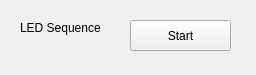
<?xml version="1.0" encoding="UTF-8"?>
<ui version="4.0">
 <class>MainWindow</class>
 <widget class="QMainWindow" name="MainWindow">
  <property name="geometry">
   <rect>
    <x>0</x>
    <y>0</y>
    <width>256</width>
    <height>75</height>
   </rect>
  </property>
  <property name="windowTitle">
   <string>MainWindow</string>
  </property>
  <widget class="QWidget" name="centralwidget">
   <widget class="QPushButton" name="startButton">
    <property name="geometry">
     <rect>
      <x>130</x>
      <y>20</y>
      <width>101</width>
      <height>31</height>
     </rect>
    </property>
    <property name="text">
     <string>Start</string>
    </property>
   </widget>
   <widget class="QLabel" name="label">
    <property name="geometry">
     <rect>
      <x>20</x>
      <y>20</y>
      <width>81</width>
      <height>16</height>
     </rect>
    </property>
    <property name="text">
     <string>LED Sequence</string>
    </property>
   </widget>
  </widget>
 </widget>
 <resources/>
 <connections/>
</ui>
